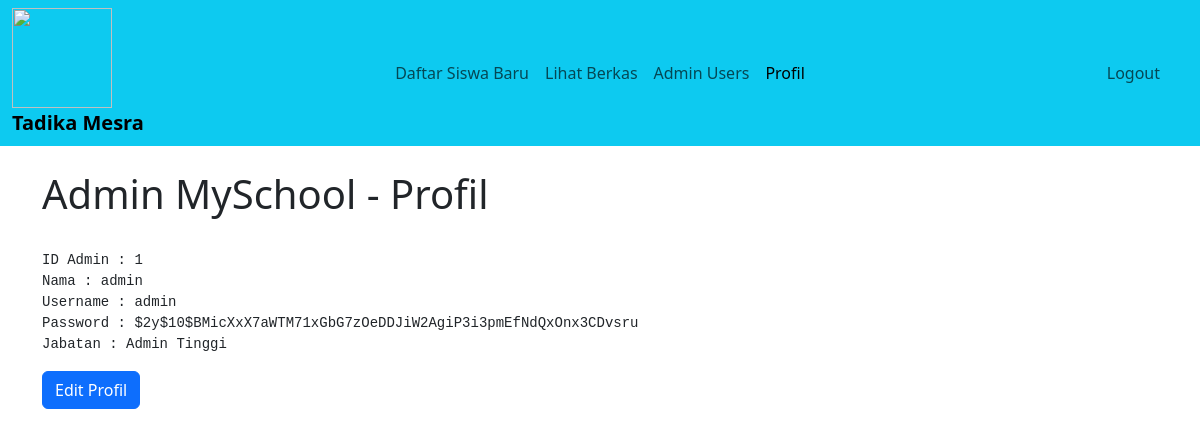
/profil_admin.php (signed in), run on the app's committed database.
### tables this page shows
CREATE TABLE `username_admin` (
  `ID_Admin` int(5) NOT NULL,
  `Nama` varchar(255) NOT NULL,
  `Username` varchar(255) NOT NULL,
  `Password` varchar(255) NOT NULL,
  `Jabatan` varchar(255) NOT NULL
);

### profil_admin.php (the view, shortened to what this page needs)
<!DOCTYPE html>
<html>
    <head>
        <link href="https://cdn.jsdelivr.net/npm/bootstrap@5.3.0-alpha1/dist/css/bootstrap.min.css" rel="stylesheet">
    </head>
    <body>
        <nav class="navbar navbar-expand-lg bg-info">
            <div class="container-fluid">
                <div class="col-2">
                    <a href="halaman_utama_admin.php">
                        <img src="FOTO/logo.png" class="img-responsive" width="100" height="100">
                        <a class="navbar-brand" href="halaman_utama_admin.php"><b>Tadika Mesra</b></a>
                    </a>
                </div>
                <div class="col-8">
                    <ul class="navbar-nav navbar-expand-lg justify-content-center">
                        <li class="nav-item">
                            <a class="nav-link icon-link" href="data_pendaftar.php">Daftar Siswa Baru</a>
                        </li>
                        <li class="nav-item">
                            <a class="nav-link icon-link" href="berkas.php">Lihat Berkas</a>
                        </li>
                        <li class="nav-item">
                            <a class="nav-link icon-link" href="user_edit.php">Admin Users</a>
                        </li>
                        <li class="nav-item">
                            <a class="nav-link icon-link active" href="profil_admin.php">Profil</a>
                        </li>
                    </ul>
                </div>
                <div class="col-2 d-flex justify-content-end" style="padding-right: 20px">
                    <ul class="navbar-nav ml-auto">
                        <li class="nav-item">
                            <a class="nav-link icon-link"  href="logout.php">Logout</a>
                        </li>
                    </ul>
                </div>
            </div>
        </nav>
        <br>
        <div class="container">
            <h1>Admin MySchool - Profil</h1>
            <br/>
            <?php
                $db = new PDO("mysql:host=localhost;dbname=uts_kelompok3", "root", "");
                $query = "select * from username_admin where ID_Admin = ?";
                $result = $db->prepare($query);
                $result->execute([$_SESSION['id']]);
                $row = $result->fetch(PDO::FETCH_ASSOC);
                echo "<pre>";
                echo "ID Admin : $row[ID_Admin] <br>";
                echo "Nama : $row[Nama] <br>";
                echo "Username : $row[Username] <br>";
                echo "Password : $row[Password] <br>";
                echo "Jabatan : $row[Jabatan] <br>";
                echo "</pre>";
            ?>
            <a href="edit_profil_admin.php"><button class="btn btn-primary">Edit Profil</button></a>
        </div>
    </body>
</html>

### data on the page
username_admin: ID_Admin "1", Nama "admin", Username "admin", Password "$2y$10$BMicXxX7aWTM71xGbG7zOeDDJiW2AgiP3i3pmEfNdQxOnx3CDvsru", Jabatan "Admin Tinggi"
